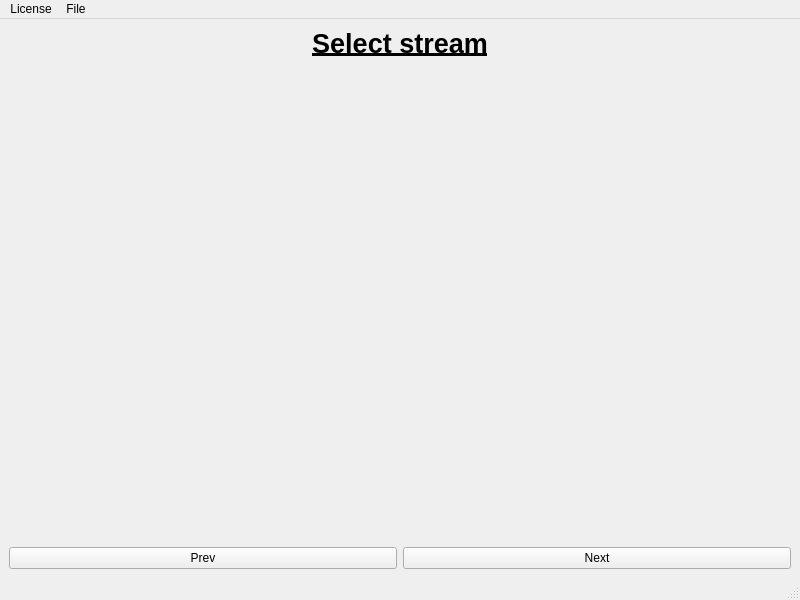
<?xml version="1.0" encoding="UTF-8"?>
<ui version="4.0">
 <class>MainWindow</class>
 <widget class="QMainWindow" name="MainWindow">
  <property name="geometry">
   <rect>
    <x>0</x>
    <y>0</y>
    <width>800</width>
    <height>600</height>
   </rect>
  </property>
  <property name="windowTitle">
   <string>Easy ocr</string>
  </property>
  <widget class="QWidget" name="centralwidget">
   <layout class="QGridLayout" name="gridLayout">
    <item row="0" column="0" colspan="2">
     <widget class="QLabel" name="labelTitle">
      <property name="font">
       <font>
        <pointsize>20</pointsize>
        <bold>true</bold>
        <underline>true</underline>
       </font>
      </property>
      <property name="autoFillBackground">
       <bool>false</bool>
      </property>
      <property name="text">
       <string>Select stream</string>
      </property>
      <property name="scaledContents">
       <bool>false</bool>
      </property>
      <property name="alignment">
       <set>Qt::AlignCenter</set>
      </property>
     </widget>
    </item>
    <item row="1" column="0" colspan="2">
     <widget class="QStackedWidget" name="stackedWidget"/>
    </item>
    <item row="2" column="0">
     <widget class="QPushButton" name="pushButtonPrev">
      <property name="text">
       <string>Prev</string>
      </property>
     </widget>
    </item>
    <item row="2" column="1">
     <widget class="QPushButton" name="pushButtonNext">
      <property name="text">
       <string>Next</string>
      </property>
     </widget>
    </item>
   </layout>
  </widget>
  <widget class="QMenuBar" name="menubar">
   <property name="geometry">
    <rect>
     <x>0</x>
     <y>0</y>
     <width>800</width>
     <height>22</height>
    </rect>
   </property>
   <widget class="QMenu" name="menuLicense">
    <property name="title">
     <string>License</string>
    </property>
    <addaction name="actionQt"/>
    <addaction name="actionReadMe"/>
    <addaction name="actionContactMe"/>
   </widget>
   <widget class="QMenu" name="menuFile">
    <property name="title">
     <string>File</string>
    </property>
    <addaction name="actionSaveSettings"/>
    <addaction name="actionLoadSettings"/>
   </widget>
   <addaction name="menuLicense"/>
   <addaction name="menuFile"/>
  </widget>
  <widget class="QStatusBar" name="statusbar"/>
  <action name="actionQt">
   <property name="text">
    <string>Qt</string>
   </property>
  </action>
  <action name="actionReadMe">
   <property name="text">
    <string>Read me</string>
   </property>
  </action>
  <action name="actionContactMe">
   <property name="text">
    <string>Contact me</string>
   </property>
  </action>
  <action name="actionSaveSettings">
   <property name="text">
    <string>Save settings</string>
   </property>
  </action>
  <action name="actionLoadSettings">
   <property name="text">
    <string>Load settings</string>
   </property>
  </action>
 </widget>
 <resources/>
 <connections/>
</ui>
